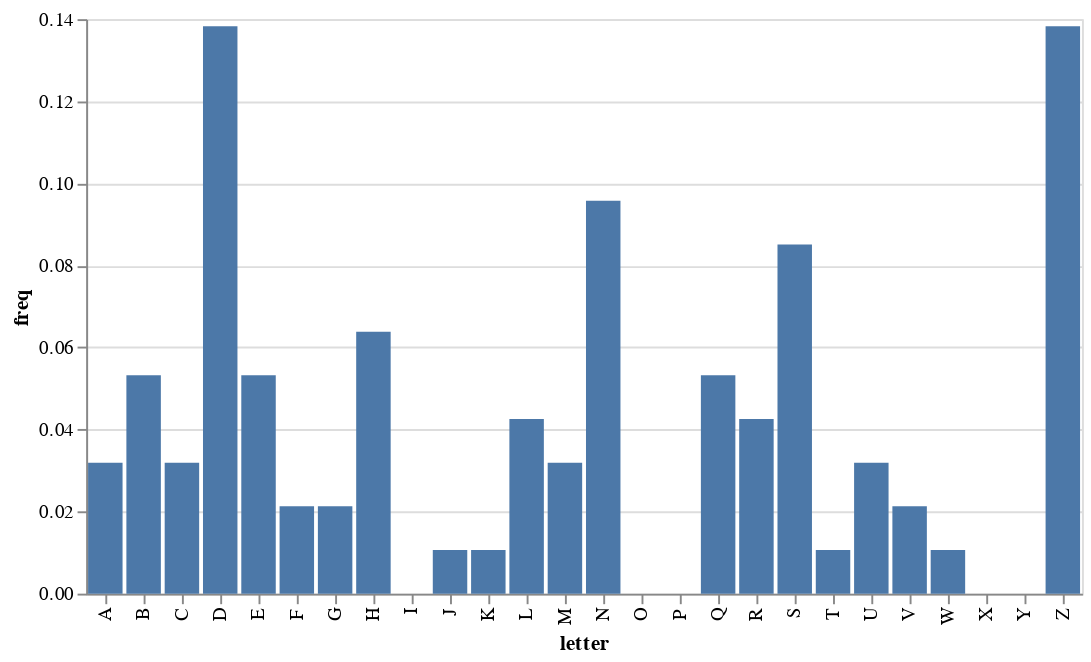

Write notebook code for a chart like this one.
### Code cell
freq_chart(Y[0::5])

### Figure 1 — Vega-Lite specification as saved in the notebook (floating-point values rounded to 4 significant figures)
{"config": {"view": {"continuousWidth": 400, "continuousHeight": 300}}, "data": {"name": "data-a24da9d372a6fb6c17c166b1ae2c1622"}, "mark": "bar", "encoding": {"tooltip": [{"field": "letter", "type": "nominal"}, {"field": "freq", "type": "quantitative"}], "x": {"field": "letter", "scale": {"domain": ["A", "B", "C", "D", "E", "F", "G", "H", "I", "J", "K", "L", "M", "N", "O", "P", "Q", "R", "S", "T", "U", "V", "W", "X", "Y", "Z"]}, "type": "nominal"}, "y": {"field": "freq", "type": "quantitative"}}, "$schema": "https://vega.github.io/schema/vega-lite/v4.17.0.json", "datasets": {"data-a24da9d372a6fb6c17c166b1ae2c1622": [{"letter": "A", "freq": 0.03191}, {"letter": "B", "freq": 0.05319}, {"letter": "C", "freq": 0.03191}, {"letter": "D", "freq": 0.1383}, {"letter": "E", "freq": 0.05319}, {"letter": "F", "freq": 0.02128}, {"letter": "G", "freq": 0.02128}, {"letter": "H", "freq": 0.06383}, {"letter": "I", "freq": 0.0}, {"letter": "J", "freq": 0.01064}, {"letter": "K", "freq": 0.01064}, {"letter": "L", "freq": 0.04255}, {"letter": "M", "freq": 0.03191}, {"letter": "N", "freq": 0.09574}, {"letter": "O", "freq": 0.0}, {"letter": "P", "freq": 0.0}, {"letter": "Q", "freq": 0.05319}, {"letter": "R", "freq": 0.04255}, {"letter": "S", "freq": 0.08511}, {"letter": "T", "freq": 0.01064}, {"letter": "U", "freq": 0.03191}, {"letter": "V", "freq": 0.02128}, {"letter": "W", "freq": 0.01064}, {"letter": "X", "freq": 0.0}, {"letter": "Y", "freq": 0.0}, {"letter": "Z", "freq": 0.1383}]}}
